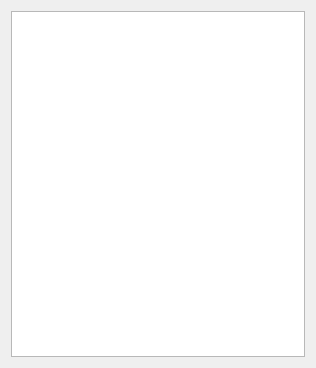
<?xml version="1.0" encoding="UTF-8"?>
<ui version="4.0">
 <class>AutorABC_Dialog</class>
 <widget class="QDialog" name="AutorABC_Dialog">
  <property name="geometry">
   <rect>
    <x>0</x>
    <y>0</y>
    <width>316</width>
    <height>368</height>
   </rect>
  </property>
  <property name="windowTitle">
   <string>Dialog</string>
  </property>
  <layout class="QGridLayout" name="gridLayout">
   <item row="0" column="0">
    <widget class="QTableView" name="tableView">
     <property name="contextMenuPolicy">
      <enum>Qt::ActionsContextMenu</enum>
     </property>
    </widget>
   </item>
  </layout>
  <action name="actionAlta">
   <property name="text">
    <string>Alta</string>
   </property>
  </action>
  <action name="actionBaja">
   <property name="text">
    <string>Baja</string>
   </property>
  </action>
 </widget>
 <resources/>
 <connections/>
</ui>
